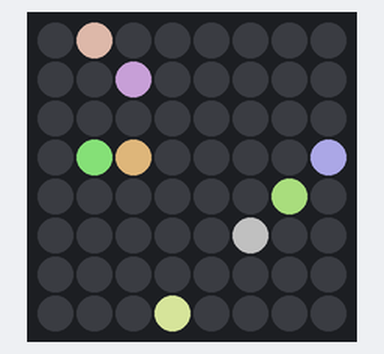
Recording of a program running on a simulated Raspberry Pi (BCM pin numbers) with a Sense HAT. Shown: the Sense HAT's 8×8 RGB LED matrix. Dim RGB values are drawn brighter than linear; random numbers come from a fixed seed; what the program prints to the terminal is not drawn.

Above: at 0.49 s.
At 5.21 s:
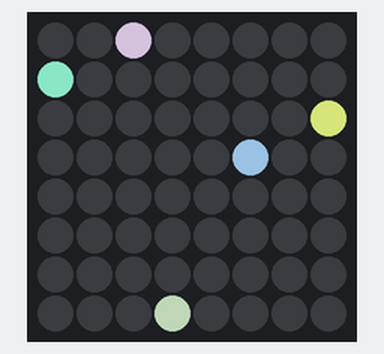
At 10.25 s:
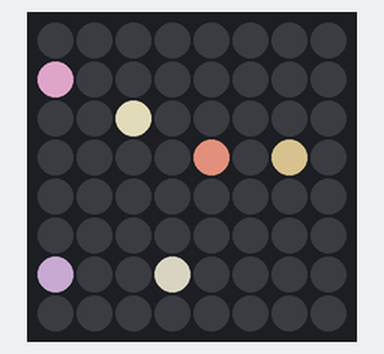
At 20.0 s:
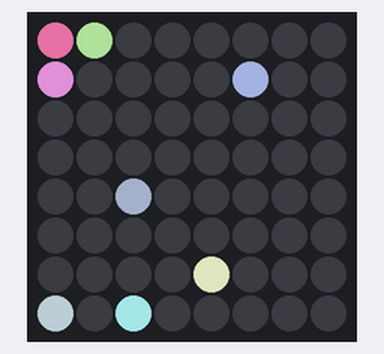
At 29.77 s:
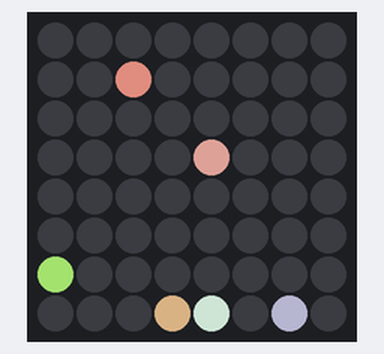
At 39.84 s:
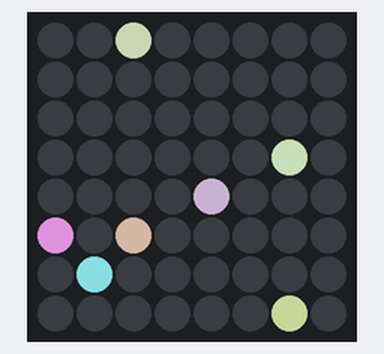

The program:

cross_sense.py
```python
#!/usr/bin/env python

import time
from random import randint

from sense_hat import SenseHat

sense = SenseHat()
sense.set_rotation(0)
sense.low_light = True
width = 8
height = 8

print("""Cross

You should see randomly coloured dots crossing paths with each other.

If you're using a Unicorn HAT and only half the screen lights up,
edit this example and  change 'unicorn.AUTO' to 'unicorn.HAT' below.
""")

points = []


class LightPoint:

    def __init__(self):

        self.direction = randint(1, 4)
        if self.direction == 1:
            self.x = randint(0, width - 1)
            self.y = 0
        elif self.direction == 2:
            self.x = 0
            self.y = randint(0, height - 1)
        elif self.direction == 3:
            self.x = randint(0, width - 1)
            self.y = height - 1
        else:
            self.x = width - 1
            self.y = randint(0, height - 1)

        self.colour = []
        for i in range(0, 3):
            self.colour.append(randint(100, 255))


def update_positions():

    for point in points:
        if point.direction == 1:
            point.y += 1
            if point.y > height - 1:
                points.remove(point)
        elif point.direction == 2:
            point.x += 1
            if point.x > width - 1:
                points.remove(point)
        elif point.direction == 3:
            point.y -= 1
            if point.y < 0:
                points.remove(point)
        else:
            point.x -= 1
            if point.x < 0:
                points.remove(point)


def plot_points():

    sense.clear()
    for point in points:
        sense.set_pixel(point.x, point.y, point.colour[0], point.colour[1], point.colour[2])


while True:

    if len(points) < 10 and randint(0, 5) > 1:
        points.append(LightPoint())
    plot_points()
    update_positions()
    time.sleep(0.03)
```
